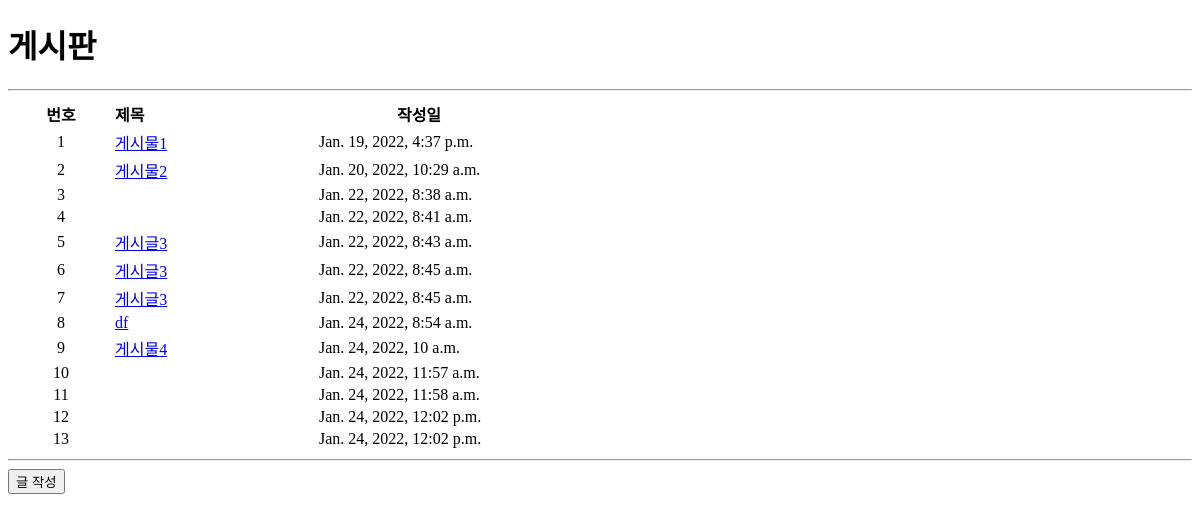
Page /crud/ on the earlier database version.
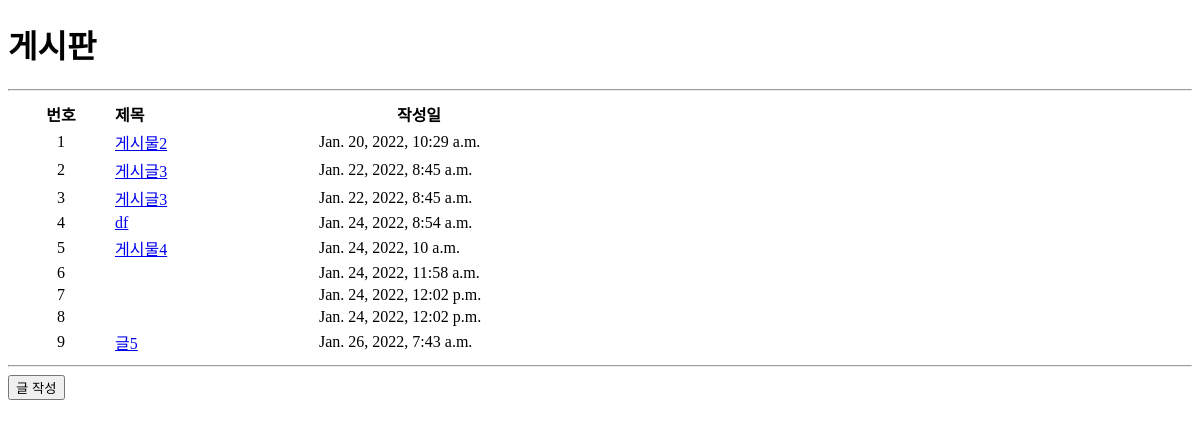
Same page on the later database version.
### crud/models.py (models this page shows)
class Post(models.Model):
    post_title = models.CharField(max_length=100)
    post_content = models.TextField()
    created_at = models.DateTimeField(auto_now_add=True)
    updated_at = models.DateTimeField(auto_now=True)
    """
    1. models.py에서 모델 변경사항을 적용한다
    2. python manage.py makemigrations 명령어를 실행하여
       변경사항에 대한 migration을 만든다
    3. python manage.py migrate 명령어를 실행하여
       변경사항을 데이터베이스에 적용한다
    """

### crud/views.py (the view)
# urls.py: path('', views.index, name='index'),
def index(request):
    post_list = Post.objects.all()
    context = {'post_list' : post_list,}
    return render(request, 'crud/index.html', context)

### crud/templates/crud/index.html (shortened to what this page needs)
<!doctype html>
<html>
    <head>
    </head>
    <body>
        <h1>게시판</h1>
        <table>
        <hr>
        <th width="100">번호</th>
        <th width="200" align="left">제목</th>
        <th width="200">작성일</th>
            {% for p in post_list %}
            <tr>
                <td align="center">{{ forloop.counter }}</td>
                <td><a href="{% url 'crud:detail' p.id %}"> {{ p.post_title }} </a></td>
                <td>{{ p.created_at }}</td>
            </tr>
            {% endfor %}
        </table>
        <hr>
        <a href={% url 'crud:write' %}><input type="button" value="글 작성"></a>
    </body>
</html>

Differences in the rows shown:
removed Post: post_title "게시물1", created_at "Jan. 19, 2022, 4:37 p.m."
removed Post: created_at "Jan. 22, 2022, 8:38 a.m."
removed Post: created_at "Jan. 22, 2022, 8:41 a.m."
removed Post: post_title "게시글3", created_at "Jan. 22, 2022, 8:43 a.m."
removed Post: created_at "Jan. 24, 2022, 11:57 a.m."
added Post: post_title "글5", created_at "Jan. 26, 2022, 7:43 a.m."
